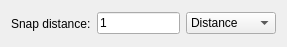
<?xml version="1.0" encoding="UTF-8"?>
<ui version="4.0">
 <class>SnapDistanceManual</class>
 <widget class="QWidget" name="SnapDistanceManual">
  <property name="geometry">
   <rect>
    <x>0</x>
    <y>0</y>
    <width>287</width>
    <height>47</height>
   </rect>
  </property>
  <layout class="QHBoxLayout">
   <item>
    <widget class="QLabel" name="label">
     <property name="text">
      <string>Snap distance:</string>
     </property>
    </widget>
   </item>
   <item>
    <widget class="RMathLineEdit" name="Distance">
     <property name="sizePolicy">
      <sizepolicy hsizetype="Preferred" vsizetype="Fixed">
       <horstretch>0</horstretch>
       <verstretch>0</verstretch>
      </sizepolicy>
     </property>
     <property name="text">
      <string notr="true">1</string>
     </property>
     <property name="angle" stdset="0">
      <bool>false</bool>
     </property>
     <property name="defaultValue" stdset="0">
      <double>1.000000000000000</double>
     </property>
    </widget>
   </item>
   <item>
    <widget class="QComboBox" name="TypeCombo">
     <property name="sizePolicy">
      <sizepolicy hsizetype="Preferred" vsizetype="Fixed">
       <horstretch>0</horstretch>
       <verstretch>0</verstretch>
      </sizepolicy>
     </property>
     <property name="minimumSize">
      <size>
       <width>90</width>
       <height>0</height>
      </size>
     </property>
     <property name="maximumSize">
      <size>
       <width>85</width>
       <height>16777215</height>
      </size>
     </property>
     <property name="mouseTracking">
      <bool>true</bool>
     </property>
     <property name="editable">
      <bool>false</bool>
     </property>
     <property name="currentIndex">
      <number>0</number>
     </property>
     <property name="maxVisibleItems">
      <number>3</number>
     </property>
     <property name="maxCount">
      <number>3</number>
     </property>
     <property name="insertPolicy">
      <enum>QComboBox::NoInsert</enum>
     </property>
     <property name="sizeAdjustPolicy">
      <enum>QComboBox::AdjustToContents</enum>
     </property>
     <property name="minimumContentsLength">
      <number>3</number>
     </property>
     <item>
      <property name="text">
       <string>Distance</string>
      </property>
     </item>
     <item>
      <property name="text">
       <string>Percentage</string>
      </property>
     </item>
     <item>
      <property name="text">
       <string>Fraction</string>
      </property>
     </item>
    </widget>
   </item>
  </layout>
 </widget>
 <customwidgets>
  <customwidget>
   <class>RMathLineEdit</class>
   <extends>QLineEdit</extends>
   <header>RMathLineEdit.h</header>
  </customwidget>
 </customwidgets>
 <resources/>
 <connections/>
 <buttongroups>
  <buttongroup name="buttonGroup">
   <property name="exclusive">
    <bool>true</bool>
   </property>
  </buttongroup>
 </buttongroups>
</ui>
